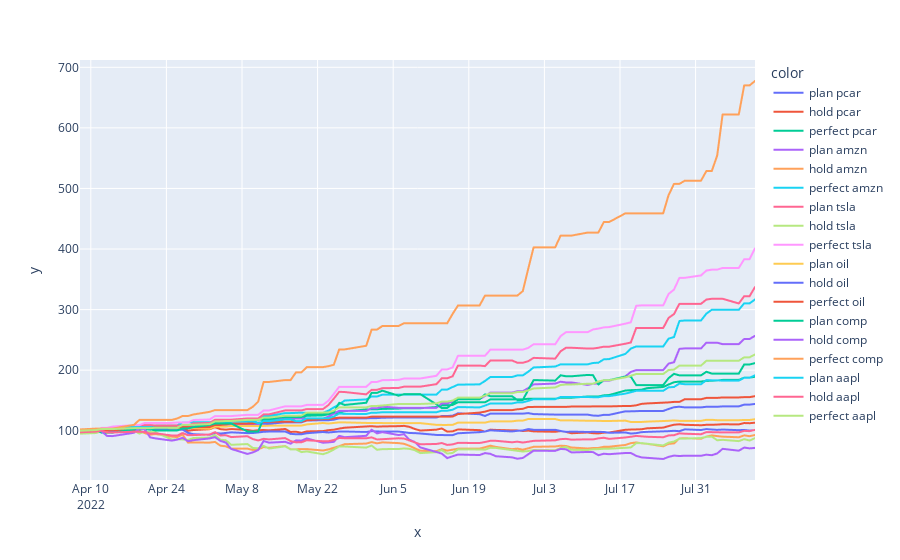

The code cell stored with this chart in its notebook:
### Code cell
px.line(x=all_compare.date,y=all_compare.val,color=all_compare.indicator)
